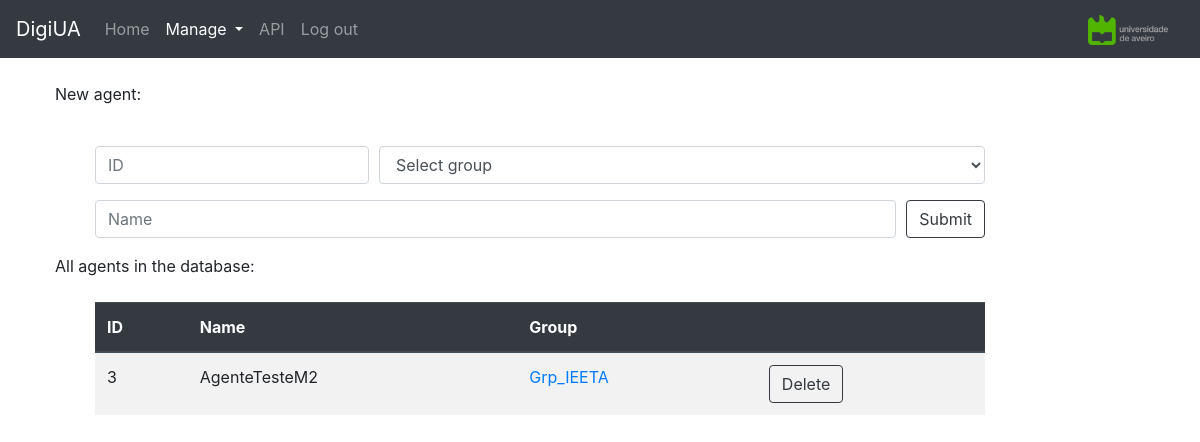
The page /agents/ (signed in) on the database as committed earlier.
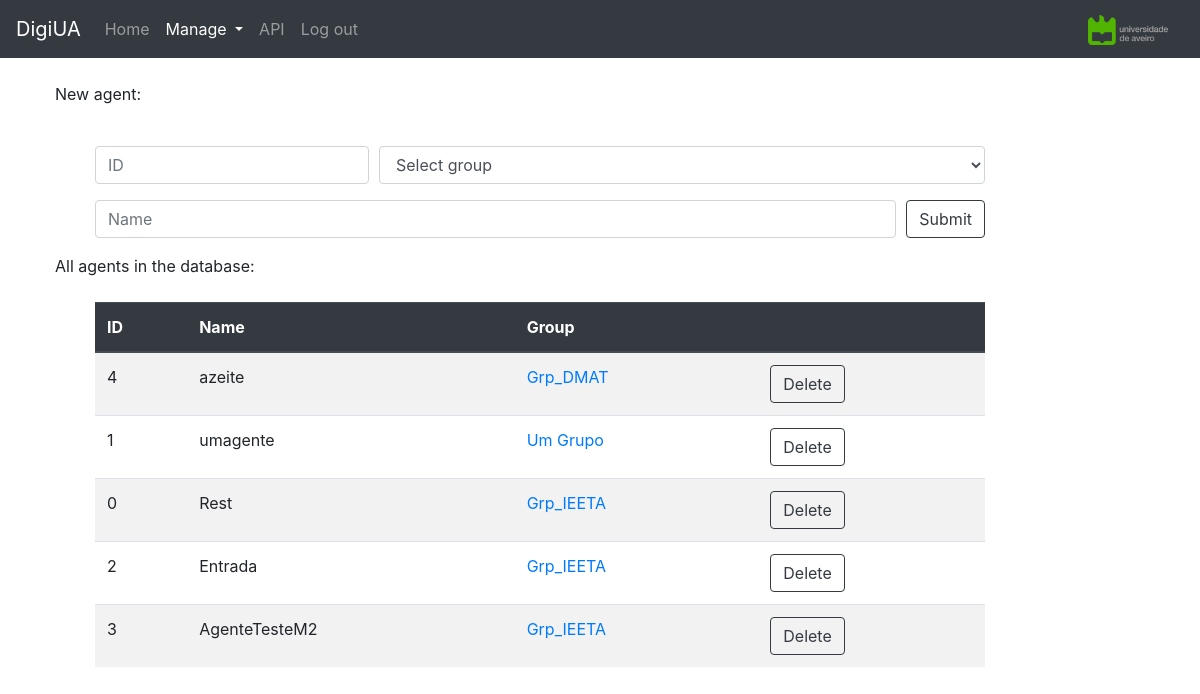
The same page on the database as committed later.
### dashboard/models.py (models this page shows, shortened)
class Agent(models.Model):
    name = models.CharField(max_length=100, unique=True)
    group = models.ForeignKey(AgentGroup, null=True, on_delete=models.SET_NULL)
    class Meta:
        ordering = ['group', 'id']

class AgentGroup(models.Model):
    name = models.CharField(max_length=100)
    space = models.ForeignKey(Space, on_delete=models.CASCADE)
    class Meta:
        ordering = ['space', 'name']

### dashboard/views.py (the view, shortened to what this page needs)
# urls.py: path('agents/', views.agent_view, name='agent_view'),
def agent_view(request):
	if request.user.is_authenticated:
		form = AgentForm()
		agents = Agent.objects.all()
		groups = AgentGroup.objects.all()
		context = {'agents': agents, 'groups': groups, 'form': form}
		return render(request, 'agent_view.html', context)
	return redirect('/api-auth/login/?next=/agents')

### dashboard/forms.py (shortened to what this page needs)
class AgentForm(forms.Form):
    id = forms.IntegerField(min_value=0)
    name = forms.CharField(label='Name', required=True, max_length=100)
    group = forms.ModelChoiceField(queryset=AgentGroup.objects.all())

### dashboard/templates/agent_view.html (shortened to what this page needs)
{% extends "base_generic.html" %}
{% block content %}
<br />
New agent:
<br /><br />
<ul>
    <form action="{% url 'agent_view' %}" method="POST">
        <div class="form-row">
            <div class="form-group col-auto">
                <input class="form-control" placeholder="ID" type="number" name="id" min="0" required="" id="id_id">
            </div>
            <div class="form-group col-md">
                <select class="form-control" name="group" id="id_group">
                    <option selected="">Select group</option>
                </select>
            </div>
        </div>
        <div class="form-row">
            <div class="form-group col-md">
                <input class="form-control" placeholder="Name" type="text" name="name" maxlength="100" required="" id="id_name">
            </div>
            <div class="form-group col-auto">
                <input class="btn btn-outline-dark" name="agent_upload" type="submit" value="Submit" />
            </div>
        </div>
    </form>
</ul>
{% if agents %}
All agents in the database:
<br /><br />
<ul>
    <table class="table table-striped table-hover">
        <thead class="thead-dark">
            <tr>
                <th scope="col">ID</th>
                <th scope="col">Name</th>
                <th scope="col">Group</th>
                <th scope="col"></th>
            </tr>
        </thead>
        <tbody class="table-striped">
            {% for agent in agents %}
            <tr>
                <td>{{ agent.id }}</td>
                <td>{{ agent.name }}</td>
                <td><a href="/groups/{{agent.group.id}}">{{ agent.group.name }}</a></td>
                <td>
                    <form action="" method="POST">
                        <input class="btn btn-outline-dark" name="agent_delete" type="submit" value="Delete" />
                    </form>
                </td>
            </tr>
            {% endfor %}
        </tbody>
    </table>
</ul>
{% else %}
<p>No Agents.</p>
{% endif %}
{% endblock %}

Rows that differ between the two databases and show on the page:
added Agent: id "4", name "azeite", group.name "Grp_DMAT"
added Agent: id "1", name "umagente", group.name "Um Grupo"
added Agent: id "0", name "Rest", group.name "Grp_IEETA"
added Agent: id "2", name "Entrada", group.name "Grp_IEETA"
